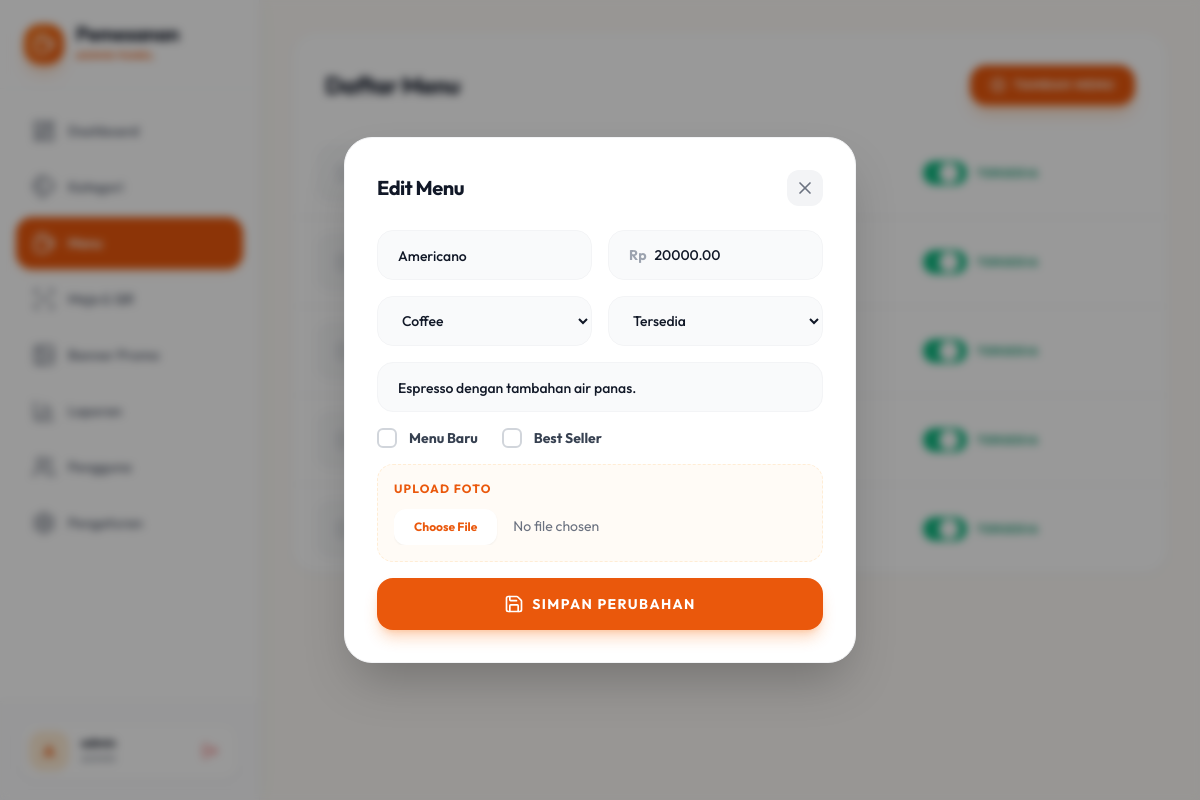
Page /admin/menus.php?edit=1 (signed in) on the committed database.
### tables this page shows
CREATE TABLE IF NOT EXISTS menus (
    id INT AUTO_INCREMENT PRIMARY KEY,
    kategori_id INT NOT NULL,
    nama_menu VARCHAR(100) NOT NULL,
    deskripsi TEXT,
    harga DECIMAL(10, 2) NOT NULL,
    gambar_url VARCHAR(255) DEFAULT NULL,
    status ENUM('tersedia', 'habis') NOT NULL DEFAULT 'tersedia',
    is_new BOOLEAN NOT NULL DEFAULT FALSE,
    is_bestseller BOOLEAN NOT NULL DEFAULT FALSE,
    created_at TIMESTAMP DEFAULT CURRENT_TIMESTAMP,
    FOREIGN KEY (kategori_id) REFERENCES categories(id) ON DELETE CASCADE
);

CREATE TABLE IF NOT EXISTS categories (
    id INT AUTO_INCREMENT PRIMARY KEY,
    nama_kategori VARCHAR(50) NOT NULL UNIQUE,
    created_at TIMESTAMP DEFAULT CURRENT_TIMESTAMP
);

### admin/menus.php (the view, shortened to what this page needs)
<?php
require_once '../config/db.php';
$editData = null;
if (isset($_GET['edit'])) {
    $stmt = $pdo->prepare("SELECT * FROM menus WHERE id = ?");
    $stmt->execute([(int)$_GET['edit']]);
    $editData = $stmt->fetch();
}
$fetchedMenus = $pdo->query("SELECT m.*, c.nama_kategori FROM menus m JOIN categories c ON m.kategori_id = c.id ORDER BY m.nama_menu")->fetchAll();
$fetchedCategories = $pdo->query("SELECT * FROM categories")->fetchAll();
?>
<?php
require_once 'layout_header.php';
?>
<div class="p-4 md:p-8">
    <div class="bg-white rounded-[24px] shadow-sm border border-gray-100 overflow-hidden">
        <div class="flex flex-col sm:flex-row sm:justify-between items-start sm:items-center gap-4 sm:gap-0 p-5 md:p-8 pb-4 md:pb-6">
            <h1 class="text-2xl font-bold tracking-tight text-gray-900">Daftar Menu</h1>
            <button onclick="openMenuModal()" class="px-5 py-3 bg-brand-600 text-white rounded-2xl text-xs font-bold uppercase tracking-widest hover:bg-brand-700 transition-snappy shadow-lg shadow-brand-500/30 flex items-center gap-2">
                <i data-lucide="plus-circle" class="w-4 h-4"></i> Tambah Menu
            </button>
        </div>
        <ul class="divide-y divide-gray-100">
            <?php foreach ($fetchedMenus as $menuItem): ?>
            <li class="flex flex-col sm:flex-row sm:items-center justify-between px-4 md:px-6 py-4 hover:bg-gray-50/50 transition-colors group" id="menu-row-<?= $menuItem['id'] ?>">
                <div class="flex items-center gap-4 flex-1 min-w-0">
                    <?php if ($menuItem['gambar_url']): ?>
                    <img src="../<?= $menuItem['gambar_url'] ?>" alt="<?= htmlspecialchars($menuItem['nama_menu']) ?>" class="w-14 h-14 rounded-[12px] object-cover bg-gray-50 border border-gray-100 shrink-0">
                    <?php else: ?>
                    <div class="w-14 h-14 rounded-[12px] bg-gray-50 flex items-center justify-center text-gray-300 border border-gray-100 shrink-0"><i data-lucide="image" class="w-5 h-5"></i></div>
                    <?php endif; ?>
                    <div class="min-w-0">
                        <span class="font-bold text-gray-900 flex items-center gap-2 mb-0.5 text-[14px]">
                            <span class="truncate"><?= htmlspecialchars($menuItem['nama_menu']) ?></span>
                        </span>
                        <span class="text-[13px] font-medium text-gray-500"><?= $menuItem['nama_kategori'] ?> &bull; <span class="text-brand-600 font-bold">Rp <?= number_format($menuItem['harga'],0,',','.') ?></span></span>
                    </div>
                </div>
                <div class="flex items-center justify-between w-full sm:w-auto gap-4 shrink-0 mt-4 sm:mt-0 border-t border-gray-100 sm:border-0 pt-4 sm:pt-0">
                    <label class="relative inline-flex items-center cursor-pointer w-[130px] justify-end" title="<?= $menuItem['status'] == 'tersedia' ? 'Klik untuk nonaktifkan' : 'Klik untuk aktifkan' ?>">
                        <div class="w-11 h-6 bg-gray-200 rounded-full peer peer-checked:bg-emerald-500 transition-colors duration-300 after:content-[''] after:absolute after:top-[2px] after:left-[2px] after:bg-white after:rounded-full after:h-5 after:w-5 after:shadow-sm after:transition-all after:duration-300 peer-checked:after:translate-x-5"></div>
                        <span class="ml-2.5 text-[11px] font-bold uppercase tracking-widest toggle-label w-[70px] <?= $menuItem['status'] == 'tersedia' ? 'text-emerald-600' : 'text-red-500' ?>"><?= $menuItem['status'] == 'tersedia' ? 'Tersedia' : 'Habis' ?></span>
                    </label>
                </div>
            </li>
            <?php endforeach; ?>
        </ul>
    </div>
</div>
<div id="menu-modal" class="fixed inset-0 z-50 hidden">
    <div class="absolute top-1/2 left-1/2 -translate-x-1/2 -translate-y-1/2 w-[calc(100%-2rem)] md:w-full md:max-w-lg bg-white rounded-[28px] shadow-2xl border border-gray-100 p-6 md:p-8 max-h-[90vh] overflow-y-auto" style="animation: modalIn 0.3s ease-out">
        <div class="flex justify-between items-center mb-6">
            <h2 class="text-xl font-bold tracking-tight text-gray-900"><?= $editData ? 'Edit Menu' : 'Tambah Menu Baru' ?></h2>
            <button onclick="closeMenuModal()" class="w-9 h-9 flex items-center justify-center rounded-xl bg-gray-100 text-gray-500 hover:bg-gray-200 transition-colors">
                <i data-lucide="x" class="w-5 h-5"></i>
            </button>
        </div>
        <form method="POST" action="menus.php" enctype="multipart/form-data" class="space-y-4">
            <div class="grid grid-cols-1 md:grid-cols-2 gap-4">
                <div class="bg-gray-50 rounded-2xl px-5 py-3 border border-gray-100 focus-within:border-brand-500 focus-within:bg-white transition-colors">
                    <input type="text" name="nama_menu" value="<?= $editData ? htmlspecialchars($editData['nama_menu']) : '' ?>" required class="w-full bg-transparent border-none focus:outline-none text-sm font-medium text-gray-900" placeholder="Nama Menu">
                </div>
                <div class="bg-gray-50 rounded-2xl px-5 py-3 border border-gray-100 focus-within:border-brand-500 focus-within:bg-white transition-colors flex items-center">
                    <span class="text-gray-400 text-sm font-bold mr-2">Rp</span>
                    <input type="number" name="harga" value="<?= $editData ? $editData['harga'] : '' ?>" required class="w-full bg-transparent border-none focus:outline-none text-sm font-medium text-gray-900" placeholder="Harga">
                </div>
            </div>
            <div class="grid grid-cols-1 md:grid-cols-2 gap-4">
                <select name="kategori_id" required class="bg-gray-50 rounded-2xl px-5 py-3.5 border border-gray-100 focus:border-brand-500 focus:bg-white transition-colors text-sm font-medium text-gray-900 outline-none cursor-pointer">
                    <?php foreach ($fetchedCategories as $categoryItem): ?><option value="<?= $categoryItem['id'] ?>" <?= ($editData && $editData['kategori_id'] == $categoryItem['id']) ? 'selected' : '' ?>><?= $categoryItem['nama_kategori'] ?></option><?php endforeach; ?>
                </select>
                <select name="status" class="bg-gray-50 rounded-2xl px-5 py-3.5 border border-gray-100 focus:border-brand-500 focus:bg-white transition-colors text-sm font-medium text-gray-900 outline-none cursor-pointer">
                    <option value="tersedia" <?= ($editData && $editData['status'] === 'tersedia') ? 'selected' : '' ?>>Tersedia</option>
                </select>
            </div>
            <div class="bg-gray-50 rounded-2xl px-5 py-3 border border-gray-100 focus-within:border-brand-500 focus-within:bg-white transition-colors">
                <input type="text" name="deskripsi" value="<?= $editData ? htmlspecialchars($editData['deskripsi']) : '' ?>" class="w-full bg-transparent border-none focus:outline-none text-sm font-medium text-gray-900" placeholder="Deskripsi Singkat">
            </div>
            <div class="flex gap-6">
                <label class="flex items-center gap-3 cursor-pointer group">
                    <div class="relative flex items-center justify-center">
                        <input type="checkbox" name="is_new" value="1" <?= ($editData && $editData['is_new']) ? 'checked' : '' ?> class="peer appearance-none w-5 h-5 rounded-md border-2 border-gray-300 checked:bg-brand-600 checked:border-brand-600 transition-colors">
                    </div>
                    <span class="text-sm font-bold text-gray-700 group-hover:text-brand-600 transition-colors">Menu Baru</span>
                </label>
                <label class="flex items-center gap-3 cursor-pointer group">
                    <div class="relative flex items-center justify-center">
                        <input type="checkbox" name="is_bestseller" value="1" <?= ($editData && $editData['is_bestseller']) ? 'checked' : '' ?> class="peer appearance-none w-5 h-5 rounded-md border-2 border-gray-300 checked:bg-brand-600 checked:border-brand-600 transition-colors">
                    </div>
                    <span class="text-sm font-bold text-gray-700 group-hover:text-brand-600 transition-colors">Best Seller</span>
                </label>
            </div>
            <div class="bg-brand-50/50 p-4 rounded-2xl border border-brand-100 border-dashed">
                <label class="block text-xs uppercase tracking-widest text-brand-600 mb-3 font-bold">
                    <?= $editData && $editData['gambar_url'] ? 'Ganti Foto' : 'Upload Foto' ?>
                </label>
                <input type="file" name="gambar" accept="image/*" <?= $editData ? '' : 'required' ?> class="w-full text-sm text-gray-500 file:mr-4 file:py-2.5 file:px-5 file:rounded-xl file:border-0 file:text-xs file:font-bold file:bg-white file:text-brand-600 file:shadow-sm hover:file:bg-brand-50 cursor-pointer">
            </div>
            <?php if ($editData): ?>
            <button type="submit" name="update" class="w-full py-4 bg-brand-600 text-white rounded-2xl text-sm font-bold uppercase tracking-widest hover:bg-brand-700 transition-snappy shadow-lg shadow-brand-500/30 flex justify-center items-center gap-2"><i data-lucide="save" class="w-5 h-5"></i> Simpan Perubahan</button>
            <?php endif; ?>
        </form>
    </div>
</div>
<?php require_once 'layout_footer.php'; ?>

### assets/css/style.css (style rules this page uses)
:root { --bg-primary: #FDFBF7; --bg-secondary: #FFFFFF; --text-primary: #1F2937; --text-secondary: #6B7280; --border-color: #F3F4F6; --accent-color: #EA580C; --accent-light: #FFF7ED; --accent-dark: #C2410C; --cubic-spring: cubic-bezier(0.34, 1.56, 0.64, 1); --cubic-snappy: cubic-bezier(0.16, 1, 0.3, 1); }
body { font-family: 'Outfit', -apple-system, BlinkMacSystemFont, "Segoe UI", Roboto, Helvetica, Arial, sans-serif; background-color: var(--bg-primary); color: var(--text-primary); -webkit-font-smoothing: antialiased; -moz-osx-font-smoothing: grayscale; }
h1, h2, h3, h4, h5, h6 { letter-spacing: -0.02em; text-wrap: balance; color: #111827; }
.transition-snappy { transition: all 400ms var(--cubic-snappy); }

### rows in the picture
menus: shows "TERSEDIA", nama_menu "Americano", harga "20000.00", kategori_id "Coffee", status "Tersedia", deskripsi "Espresso dengan tambahan air panas."
menus: status "TERSEDIA"
menus: status "TERSEDIA"
menus: status "TERSEDIA"
menus: status "TERSEDIA"

### other values in the picture
substr($_SESSION['username'], 0, 1) "A"
$_SESSION['username'] "admin"
